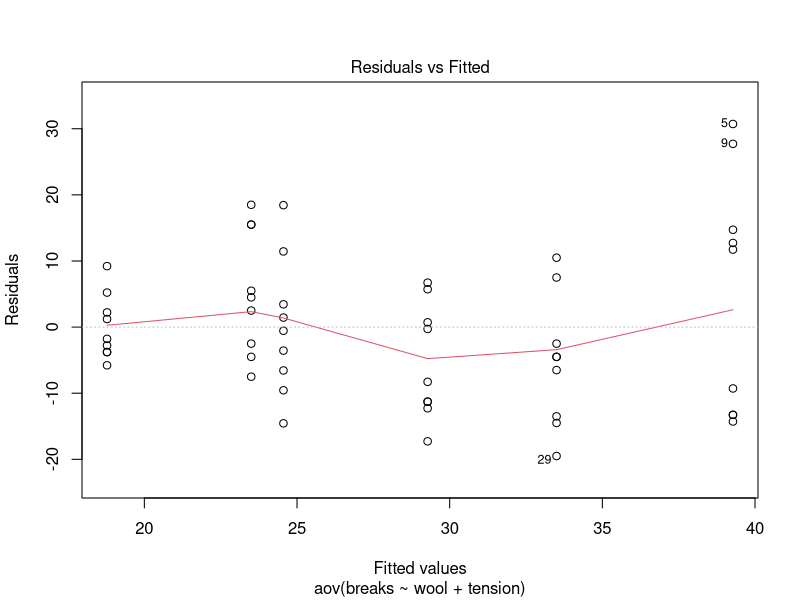
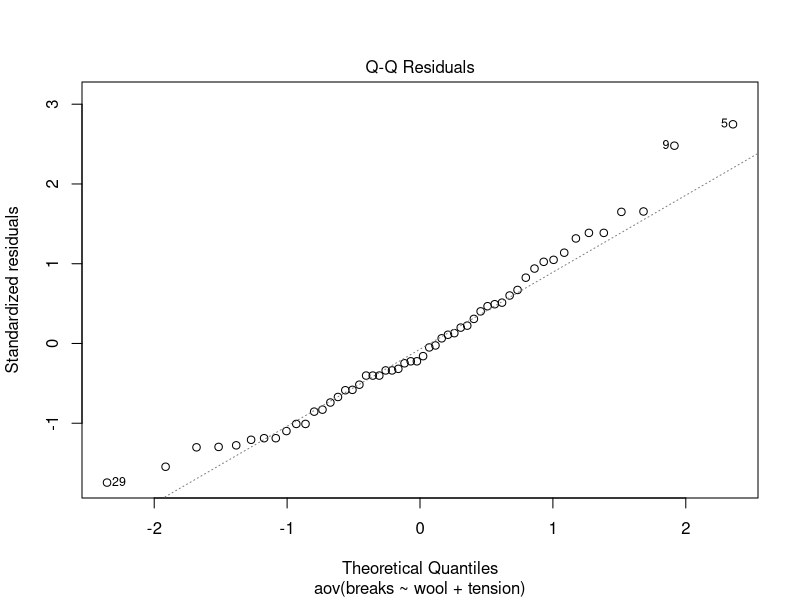
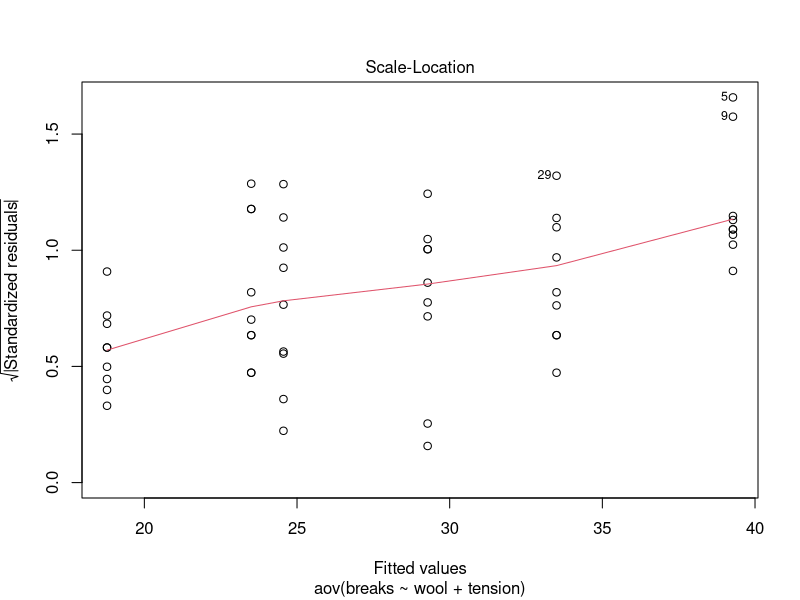
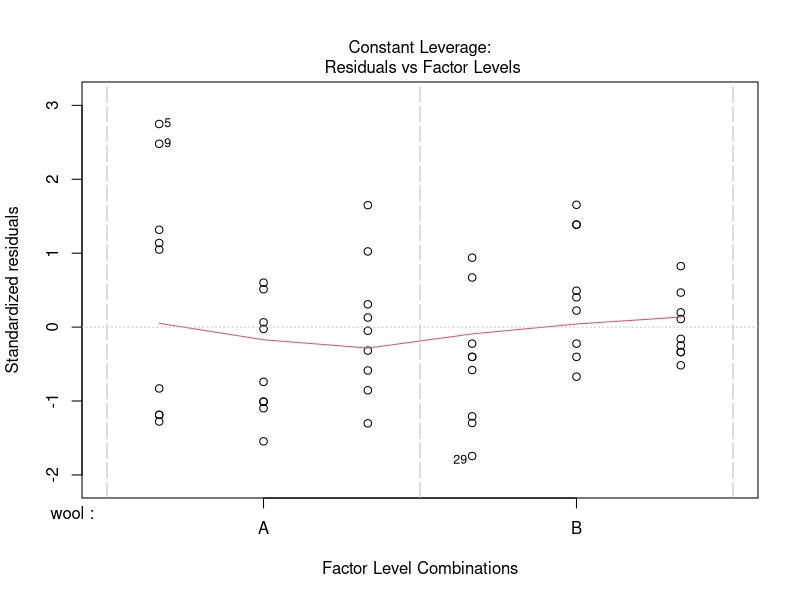
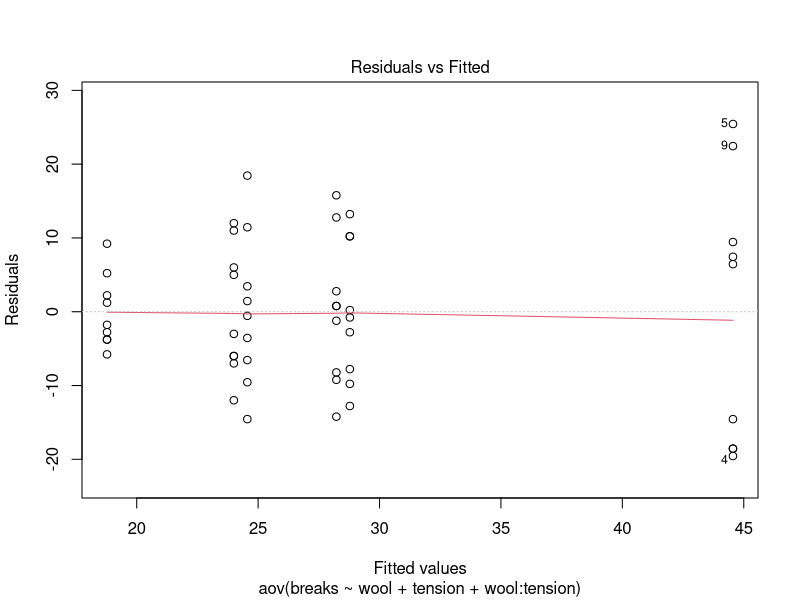
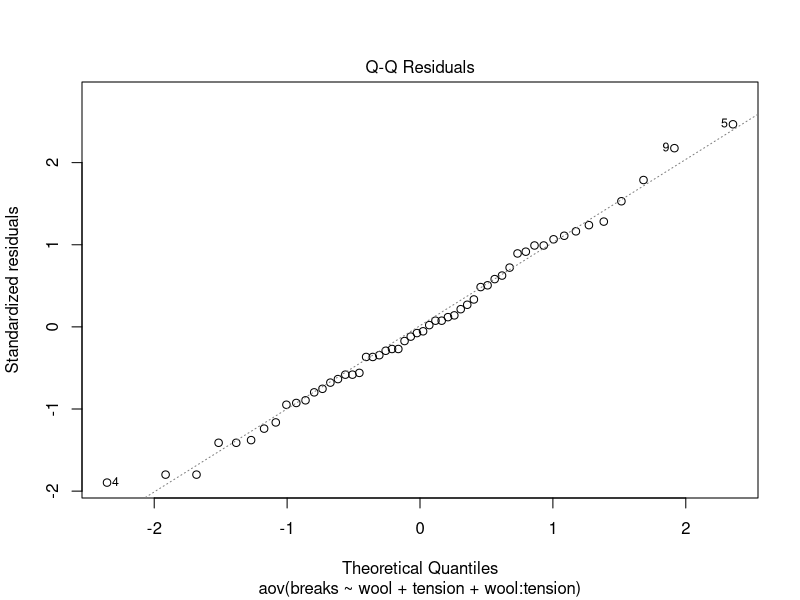
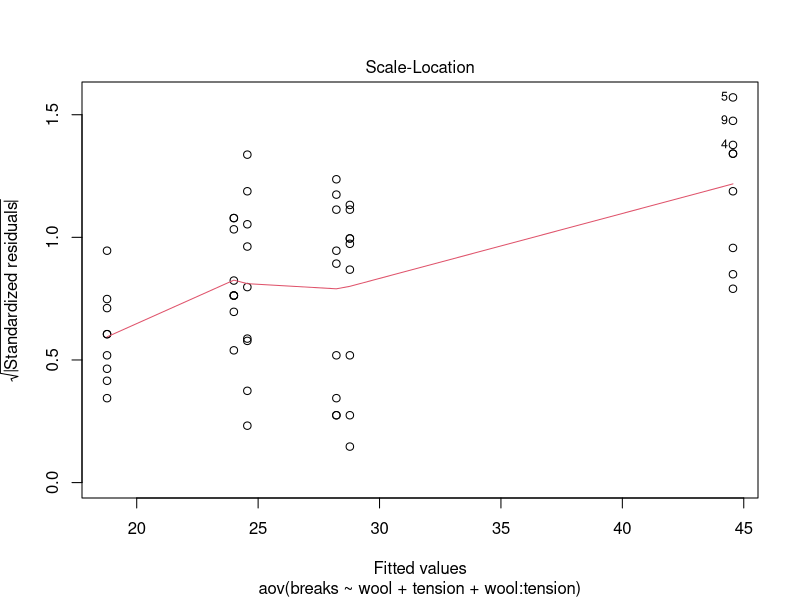
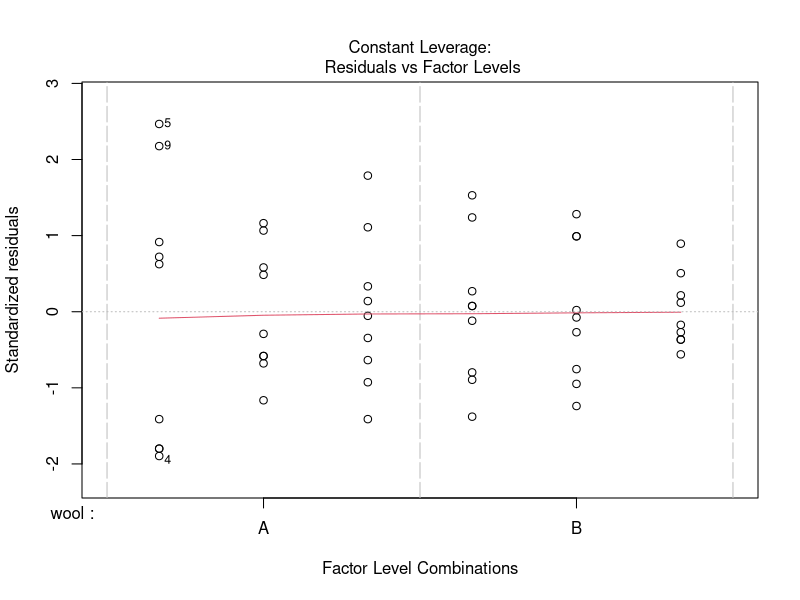

The R script that drew these images, in order:
data("warpbreaks")
head(warpbreaks)
summary(warpbreaks)
model1 <- aov(breaks~wool+tension, data=warpbreaks)
summary(model1)
plot(model1)
model2 <- aov(breaks~wool+tension+wool:tension, data=warpbreaks)
summary(model2)
plot(model2)